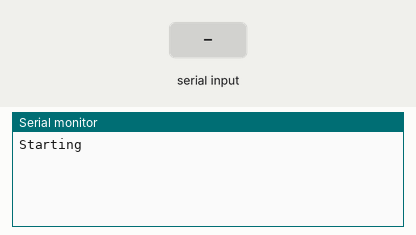
This program was run on a simulated ESP8266 (Wemos D1 mini). Shown: the last lines printed to the serial monitor. Inputs (shaded band) come from the test bench.

Above: at 1.2 s.
1.3 s: "1" received over the second serial link
At 2.4 s:
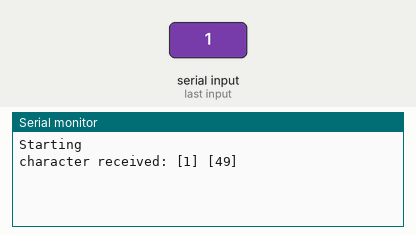
2.8 s: "0" received over the second serial link
At 3.5 s:
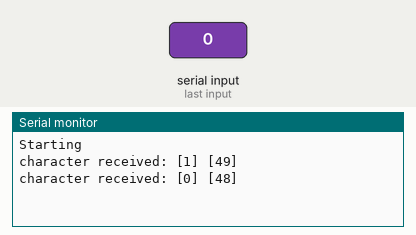
4.3 s: "2" received over the second serial link
At 4.6 s:
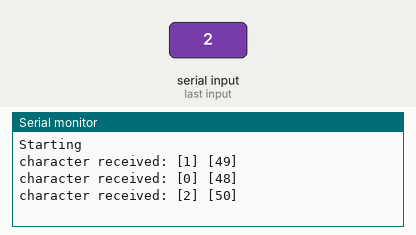

Measured:
- after the input at 1.3 s, the serial monitor: prints a new line at once (image 1)
- after the input at 2.8 s, the serial monitor: prints a new line at once (image 2)
- after the input at 4.3 s, the serial monitor: prints a new line at once (image 3)

The program:

main.cpp
```cpp
#include <Arduino.h>
#include <SoftwareSerial.h>

#include <ESPAsyncWebServer.h>

unsigned long lastoutput = 0l;

SoftwareSerial testSerial(D6, D7);

AsyncWebServer server(80);
AsyncWebSocket ws("/ws");
AsyncEventSource events("/events");

void setup()
{
  // put your setup code here, to run once:
  testSerial.begin(9600);
  Serial.begin(9600);
  Serial.println("Starting");
}

byte number = 0;

void echoloop()
{
  if (testSerial.available())
  {
    number = testSerial.read();
    Serial.printf("character received: [%c] [%d]\n", number, number);
  }

  if (millis() - lastoutput > 2000) {
    lastoutput = millis();
    testSerial.printf("I am alive\n");
  }
}

void outputloop()
{
  testSerial.println("Here");
  Serial.println("Here");
  delay(1000);
}

void loop()
{
  //outputloop();
  echoloop();
}
```
